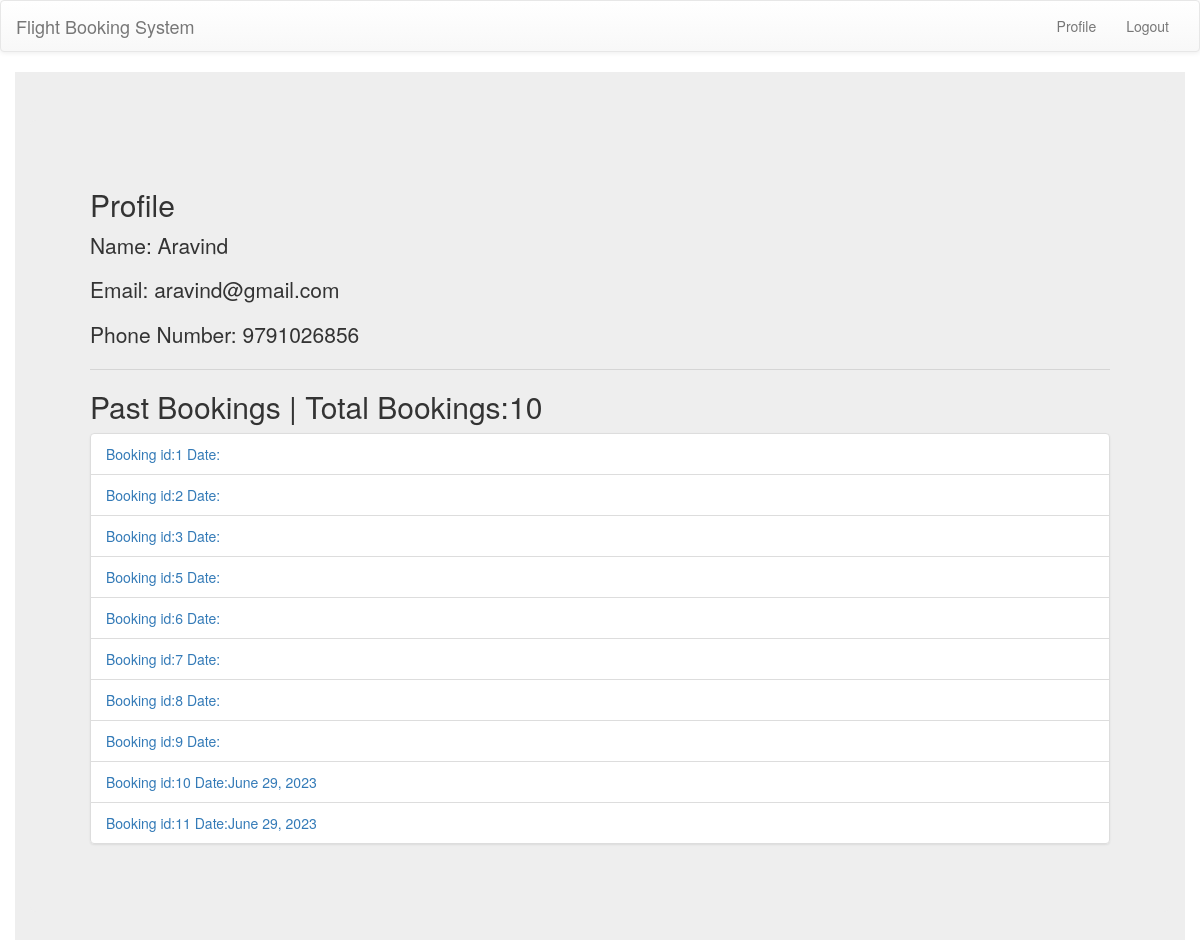
Page /profile (signed in) on the committed database.
### user/models.py (models this page shows, shortened)
class User(AbstractUser):
    username=None
    name=models.CharField(max_length=30)
    email=models.EmailField(unique=True)
    phone_number=models.CharField(max_length=10)
    USERNAME_FIELD='email'
    REQUIRED_FIELDS=[]
    objects=UserManager()

class Bookings(models.Model):
    user_id=models.ForeignKey(User,on_delete=models.SET_NULL,blank=True,null=True)
    travel=models.ForeignKey(Travel,on_delete=models.SET_NULL,blank=True,null=True)
    passengers_count=models.PositiveIntegerField(default=1)
    passengers_names=models.ManyToManyField(Passengers)

class Travel(models.Model):
    flight_id=models.ForeignKey(Flight,on_delete=models.CASCADE)
    remain=models.PositiveIntegerField(default=60)
    date=models.DateField(null=True,blank=True)
    status=models.CharField(max_length=10,default="active")

### user/views.py (the view)
# urls.py: path("profile",user_profile,name="profile"),
@login_required(login_url="/login")
def user_profile(request):
    user=request.user
    booking=Bookings.objects.filter(user_id=user)
    total_booking=len(booking)
    print(total_booking)
    data={
        "name":user.name,
        "email":user.email,
        "phone_number":user.phone_number,
        "bookings":booking,
        "total_booking":total_booking
    }
    return render(request,"profile.html",context=data)

### templates/profile.html
{% extends 'home.html' %}
{% block main %}
<div class="jumbotron container">
    <div class="jumbotron">
        <h2 class="display-4">Profile</h2>
        <p class="lead">Name: {{name}}</p>
        <p class="lead">Email: {{email}}</p>
        <p class="lead">Phone Number: {{phone_number}}</p>
        <hr class="my-4">
        <h2>Past Bookings | Total Bookings:{{total_booking}}</h2>
      <ul class="list-group">
        {% for booking in bookings %}
        <li class="list-group-item"><a href="{% url 'booking-detail' booking.id %}">Booking id:{{ booking.id}} Date:{{ booking.travel.date }}</a>
            </li>
        {% endfor %}
      </ul>
      </div>
  </div>
{% endblock main %}

### rows in the picture
User: name "Aravind", email "aravind@gmail.com", phone_number "9791026856"
Bookings: id "1"
Bookings: id "2"
Bookings: id "3"
Bookings: id "5"
Bookings: id "6"
Bookings: id "7"
Bookings: id "8"
Bookings: id "9"
Bookings: id "10", travel "June 29, 2023"
Bookings: id "11", travel "June 29, 2023"

### other values in the picture
{{ total_booking }} "10"
